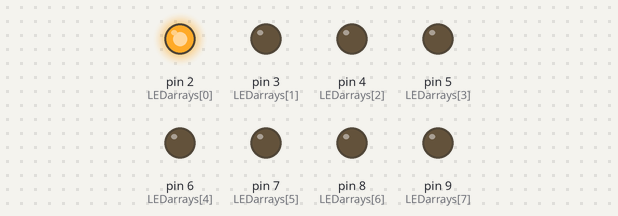
A sketch run on a simulated Arduino Uno, built with avr-gcc and run on an emulated ATmega328P. Shown: output pins drawn as LEDs (lit = HIGH).

Above: at 0.02 s.
At 0.32 s:
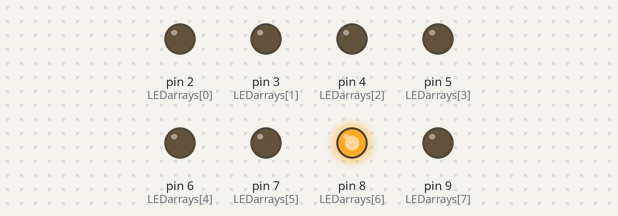
At 0.72 s:
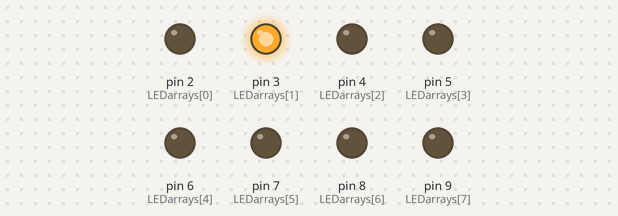
At 1.42 s:
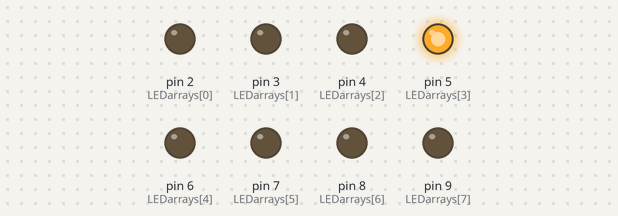
At 2.12 s:
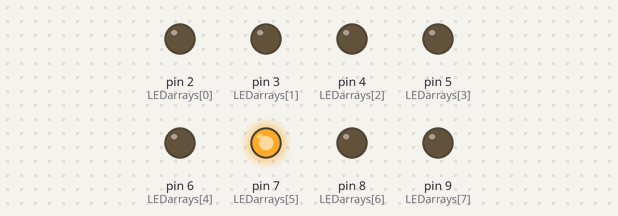
At 2.8 s:
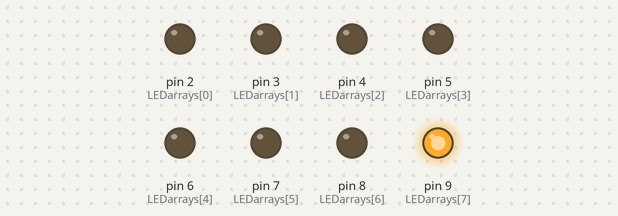
Timing chart, 0 to 3.1 s (numbered marks = the images above):
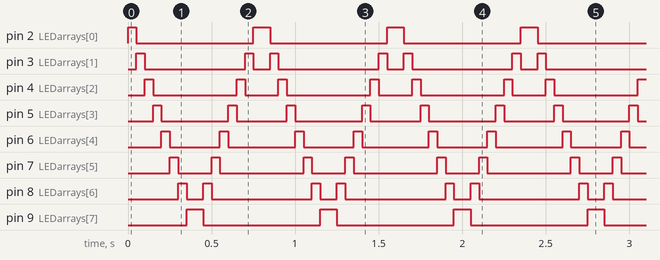

Measured:
- by itself, pin 2 (LEDarrays[0]), pin 9 (LEDarrays[7]): alternates HIGH for 0.10 s and LOW for 0.70 s
- by itself, pin 3 (LEDarrays[1]): repeats every 0.80 s: LOW 0.60 s, HIGH 0.05 s, LOW 0.10 s, HIGH 0.05 s
- by itself, pin 4 (LEDarrays[2]): repeats every 0.80 s: LOW 0.50 s, HIGH 0.05 s, LOW 0.20 s, HIGH 0.05 s
- by itself, pin 5 (LEDarrays[3]): repeats every 0.80 s: LOW 0.40 s, HIGH 0.05 s, LOW 0.30 s, HIGH 0.05 s
- by itself, pin 6 (LEDarrays[4]): repeats every 0.80 s: LOW 0.30 s, HIGH 0.05 s, LOW 0.40 s, HIGH 0.05 s
- by itself, pin 7 (LEDarrays[5]): repeats every 0.80 s: LOW 0.20 s, HIGH 0.05 s, LOW 0.50 s, HIGH 0.05 s
- by itself, pin 8 (LEDarrays[6]): repeats every 0.80 s: LOW 0.10 s, HIGH 0.05 s, LOW 0.60 s, HIGH 0.05 s

The sketch:

MultipleLightning.ino
```cpp
const int LEDarrays[] = {2,3,4,5,6,7,8,9};

void setup () {

  for(int i=0; i<8 ;i++)
  {
    pinMode(LEDarrays[i], OUTPUT);
  }

}

void loop() {
  for(int i=0; i<8; i++){
    digitalWrite(LEDarrays[i],HIGH);
    delay(50);
    digitalWrite(LEDarrays[i],LOW);
  }

  for(int j=7;j>-1; j--)
  {
    digitalWrite(LEDarrays[j],HIGH);
    delay(50);
    digitalWrite(LEDarrays[j], LOW);
  }
}
```
